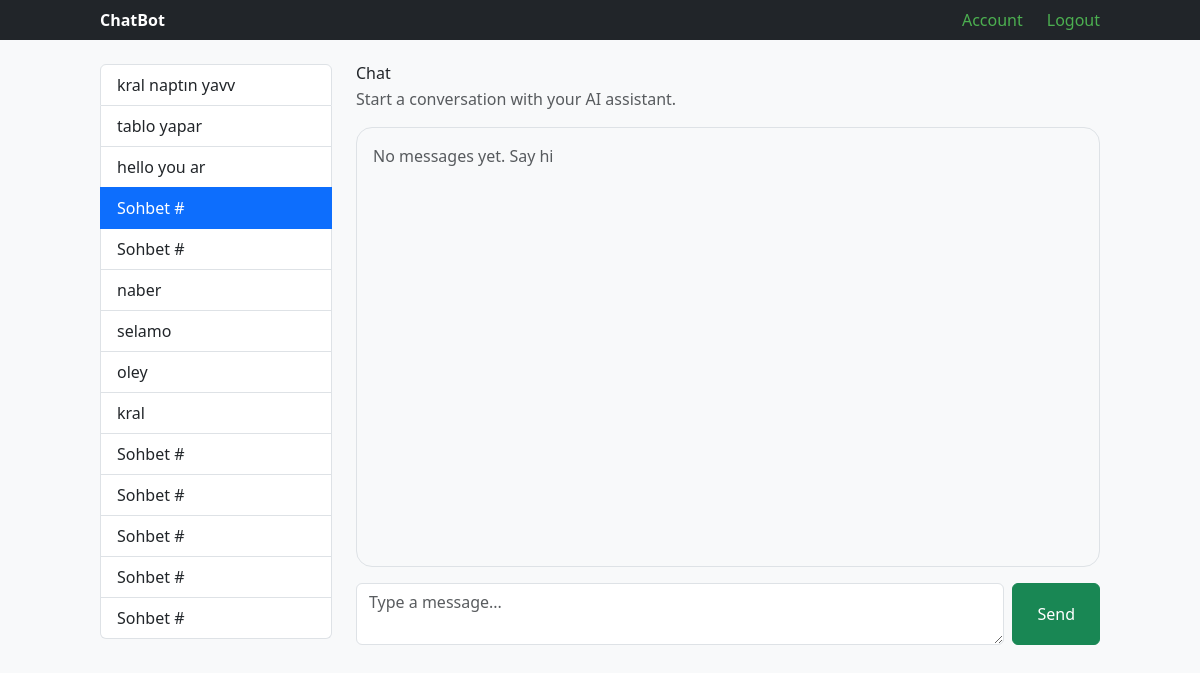
The app's page /45 (signed in) with its own data.
### web/models.py (models this page shows, shortened)
class ChatSession(models.Model):
    user = models.ForeignKey(settings.AUTH_USER_MODEL, on_delete=models.CASCADE, related_name="chat_sessions", null=True, blank=True,       )
    title = models.CharField(max_length=120, blank=True)
    created = models.DateTimeField(auto_now_add=True)

### web/views.py (the view, shortened to what this page needs)
# urls.py: path('<int:pk>', views.chat_view, name="chat")
@login_required
def chat_view(request, pk):
    s = get_object_or_404(models.ChatSession, pk = pk, user=request.user)
    form = forms.ChatForm()
    chat_history = s.messages.order_by("created")
    sessions = _sessions_for(request)
    return render(request, "web/chat.html", {"form": form, "chat_history": chat_history, "session": s, "sessions": sessions})

### web/forms.py
class ChatForm(forms.Form):
    user_input=forms.CharField(widget=forms.Textarea)

### web/views.py (called while the page is built)
def _sessions_for(request):
    if not request.user.is_authenticated:
        return models.ChatSession.objects.none()
    return models.ChatSession.objects.filter(user=request.user).order_by("-created")

### templates/web/chat.html (shortened to what this page needs)
{% extends "base.html" %}
{% block content %}
<div class="row g-4">
  <div class="col-12 col-md-3">
    <nav class="list-group">
      {% for cs in sessions %}
        <a href="{% url 'chat' cs.pk %}"
           class="list-group-item list-group-item-action {% if session.pk == cs.pk %}active{% endif %} text-truncate">
          {{ cs.title|default:"Sohbet #" }}
        </a>
      {% empty %}
        <div class="text-muted">Sohbet yok.</div>
      {% endfor %}
    </nav>
  </div>
  <div class="col-12 col-md-9">
    <h4 class="mb-1">Chat</h4>
    <p class="text-muted mb-3">Start a conversation with your AI assistant.</p>
    <div id="chatBox" class="border rounded-4 p-3 mb-3" style="height:55vh; overflow:auto;">
      {% if chat_history %}
        {% for m in chat_history %}
          <div class="mb-3">
            <div class="small text-muted mb-1">
              {% if m.sender == 'ai' %}Asistan{% else %}Sen{% endif %} · {{ m.created|date:"H:i" }}
            </div>
            <div class="p-2 rounded {% if m.sender == 'ai' %}bg-white border{% else %}bg-success-subtle{% endif %}">
              {{ m.text|linebreaksbr }}
            </div>
          </div>
        {% endfor %}
      {% else %}
        <div class="text-muted">No messages yet. Say hi</div>
      {% endif %}
    </div>
    <form method="post" class="d-flex gap-2">
      <textarea name="user_input" rows="2" class="form-control" placeholder="Type a message..."></textarea>
      <button class="btn btn-success px-4">Send</button>
    </form>
  </div>
</div>
{% endblock %}

### records on screen
ChatSession: title "kral naptın yavv"
ChatSession: title "tablo yapar"
ChatSession: title "hello you ar"
ChatSession: title "Sohbet #"
ChatSession: title "Sohbet #"
ChatSession: title "naber"
ChatSession: title "selamo"
ChatSession: title "oley"
ChatSession: title "kral"
ChatSession: title "Sohbet #"
ChatSession: title "Sohbet #"
ChatSession: title "Sohbet #"
ChatSession: title "Sohbet #"
ChatSession: title "Sohbet #"
